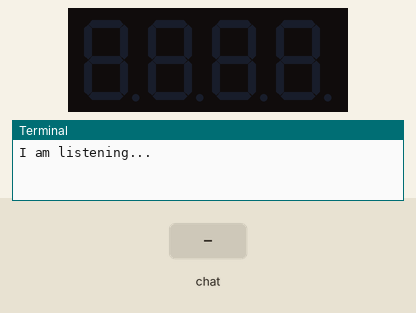
This program was run on a simulated Raspberry Pi (BCM pin numbers). On the bench: 4-digit seven-segment display, the last lines printed to the terminal. The inputs (shaded band) are chosen by the test bench. Library files of the repository ran but are not shown: tm1637.py.

Above: at 1.2 s.
1.3 s: chat message "on" arrives
At 1.76 s:
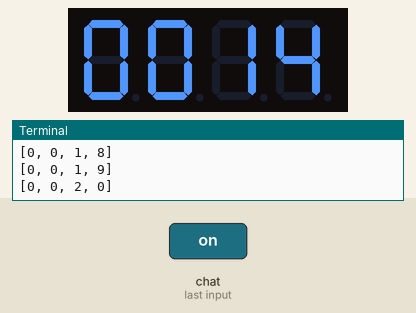
At 2.37 s:
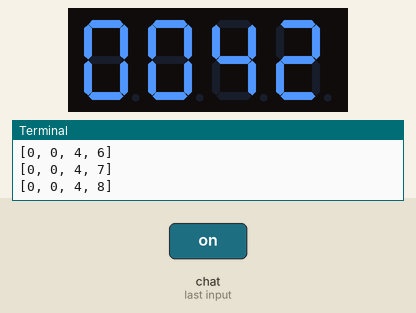
Timing chart, 0 to 4.3 s (numbered marks = the images above; inputs shaded):
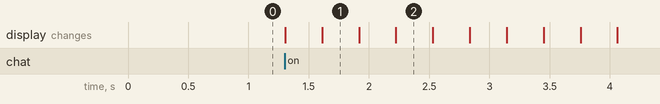

The program:

TelCounter.py
```python
'''wget https://raspberrytips.nl/files/tm1637.py
Physical: DIO=18, VCC=4, GND=6, CLK=16
'''

import sys, time, datetime, tm1637, RPi.GPIO as gpio, telepot, random

def on():
    Display = tm1637.TM1637(23,24, tm1637.BRIGHT_TYPICAL)
    Display.Clear()
    Display.SetBrightnes(1)
    for i in range(10):
        for j in range(10):
            for k in range(10):
                for l in range(10):
                    data = [i,j,k,l]
                    print(data)
                    Display.Show(data)
                    time.sleep(0.02)
    return 'Timer is on'

def off():
    Display = tm1637.TM1637(23,24, tm1637.BRIGHT_TYPICAL)
    Display.Clear()
    Display.SetBrightnes(0)
    return 'Timer is off'

def handle(msg):
    chat_id = msg['chat']['id']
    message = msg['text']
    print (message)

    if message == 'on':
        bot.sendMessage(chat_id, on())
    elif message == 'off':
        bot.sendMessage(chat_id, off())

bot = telepot.Bot('YOUR BOT TOKEN')
bot.message_loop(handle)
print('I am listening...')

while(1):
    time.sleep(1)
```
